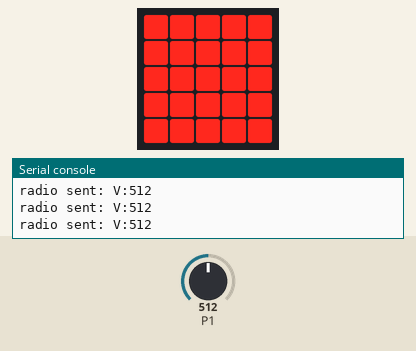
Simulated run of this program. Board: BBC micro:bit running MicroPython. On the bench: the board's 5×5 LED display, the last lines printed to the serial console. The inputs (shaded band) are chosen by the test bench; at power-on: P1 = 512 (analog values on the 0–1023 scale). No radio messages arrive unless stated (any console line starting 'radio sent:' is added by the test bench).

Above: at 1.2 s.
1.3 s: P1 set to 0
At 2.6 s:
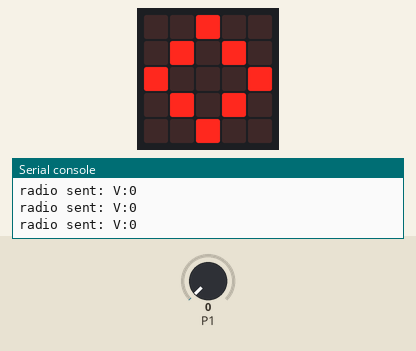
2.9 s: P1 set to 90
At 4.2 s:
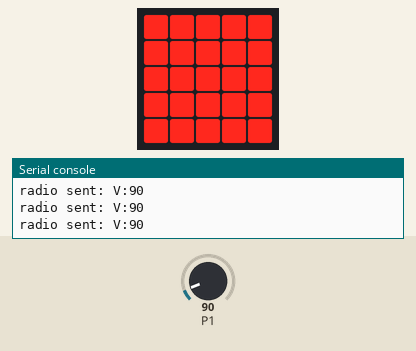
Timing chart, 0 to 5.9 s (numbered marks = the images above; inputs shaded):
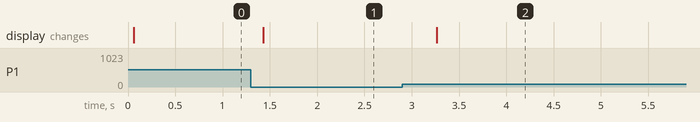

The program:

aerogenerador_2m.py
```python
from microbit import pin1, display, Image, sleep
import radio

GRUPO_RADIO = 7
MEDIR_MS = 400

RAW_MIN = 2          # casi cero, para no filtrar señal real
RAW_MAX = 80         # ajusta tras medir tu motor a viento máximo

radio.on()
radio.config(group=GRUPO_RADIO, power=7)

def leer_voltaje():
    total = 0
    muestras = 50      # más muestras = menos ruido
    for _ in range(muestras):
        total += pin1.read_analog()
        sleep(1)
    return round(total / muestras)

def mostrar_nivel(raw):
    if raw < RAW_MIN:
        display.show(Image.DIAMOND)
        return
    # Escala dinámica: mapea 0..RAW_MAX a 0..4
    nivel = min(4, (raw * 5) // RAW_MAX)
    iconos = [
        Image("00000:00000:00900:00000:00000"),
        Image("00000:00900:09900:00900:00000"),
        Image("00000:09900:99900:09900:00000"),
        Image("00900:09900:99900:09900:00900"),
        Image("99999:99999:99999:99999:99999"),
    ]
    display.show(iconos[nivel])

while True:
    raw = leer_voltaje()
    mostrar_nivel(raw)
    radio.send("V:%d" % raw)
    sleep(MEDIR_MS)
```

Measured:
- after the input at 1.3 s, the display: changes after 0.13 s (image 1)
- after the input at 2.9 s, the display: changes after 0.37 s (image 2)
